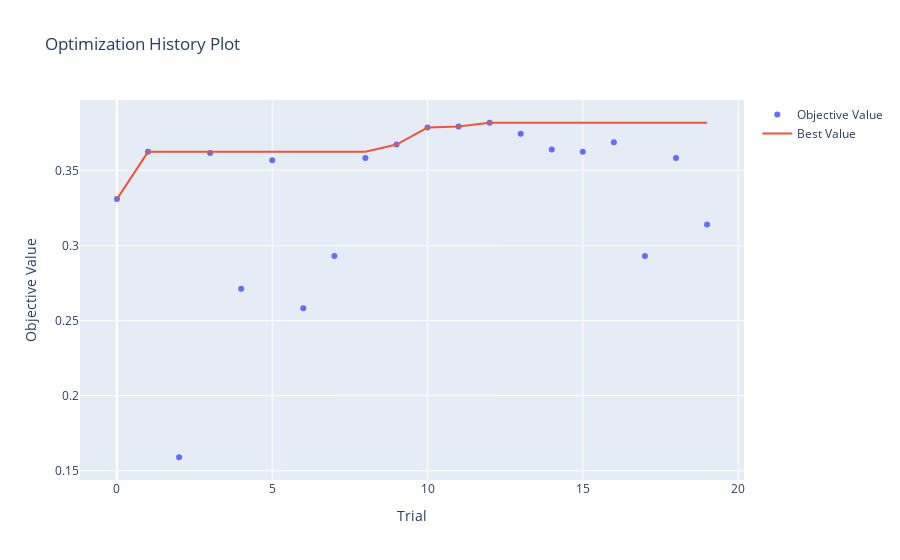
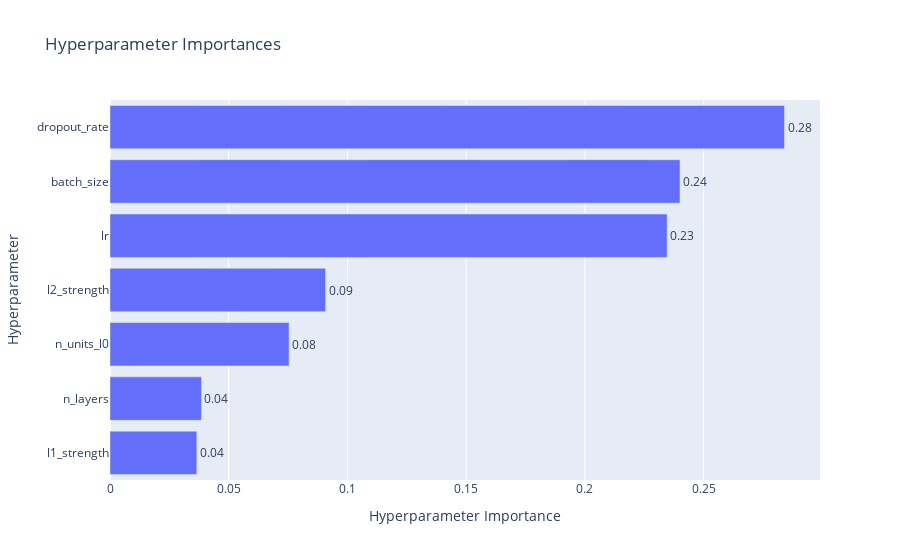
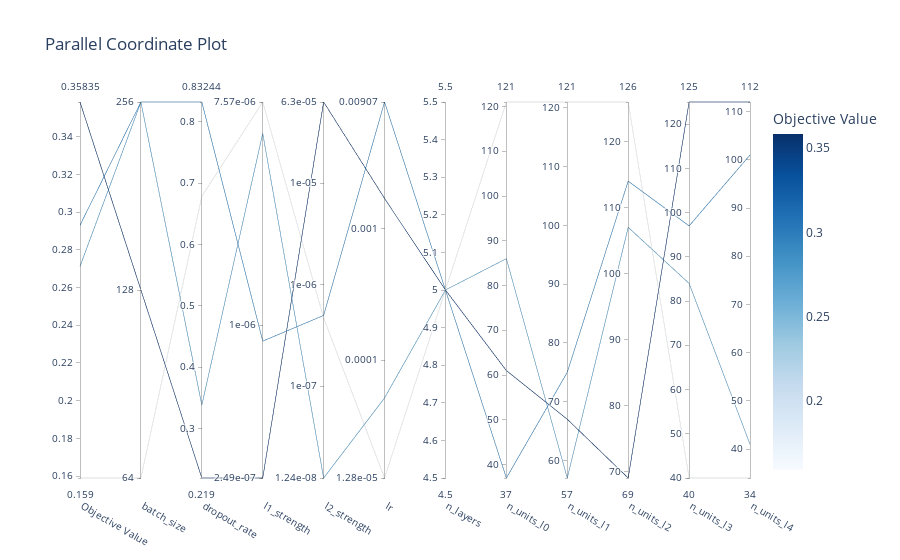

These figures' notebook cell, in order:
### Code cell
# Optuna study and model training

import torch

# Add this line at the beginning of your script
torch.set_float32_matmul_precision('medium')

import optuna
from optuna.visualization import (
    plot_optimization_history,
    plot_param_importances,
    plot_parallel_coordinate,
    plot_intermediate_values
)

# Your existing code for creating and optimizing the study
study = optuna.create_study(direction='maximize', sampler=optuna.samplers.TPESampler())
study.optimize(objective, n_trials=20, timeout=3600)  # 1 hour timeout

# Print best hyperparameters and score
print('Best trial:')
trial = study.best_trial
print('  Value: ', trial.value)
print('  Params: ')
for key, value in trial.params.items():
    print('    {}: {}'.format(key, value))

# Create and display visualizations
fig = plot_optimization_history(study)
fig.show()

fig = plot_param_importances(study)
fig.show()

fig = plot_parallel_coordinate(study)
fig.show()

fig = plot_intermediate_values(study)
fig.show()


# Train final model with best hyperparameters
best_params = study.best_params
best_model = MLPModel(
    input_dim=X_train_tensor.shape[1],
    output_dim=num_classes,
    hidden_layers=[best_params[f'n_units_l{i}'] for i in range(best_params['n_layers'])],
    lr=best_params['lr'],
    dropout_rate=best_params['dropout_rate']
)

# Create DataLoader with best batch size
best_batch_size = best_params['batch_size']
train_loader = DataLoader(train_dataset, batch_size=best_batch_size, shuffle=True)
val_loader = DataLoader(val_dataset, batch_size=best_batch_size, shuffle=False)

# Create the metrics callback
metrics_callback = MetricsCallback()

final_trainer = pl.Trainer(
    max_epochs=10,
    accelerator='gpu' if torch.cuda.is_available() else 'cpu',
    devices=1,
    enable_progress_bar=True,
    logger=True,
    callbacks=[metrics_callback]  # Add the metrics callback here
)

final_trainer.fit(best_model, train_loader, val_loader)

print("Final training completed.")
print(final_trainer.callback_metrics)

# Access specific metrics
val_loss = final_trainer.callback_metrics['val_loss'].item()
val_acc = final_trainer.callback_metrics['val_acc'].item()
print(f"Final Validation Loss: {val_loss:.4f}")
print(f"Final Validation Accuracy: {val_acc:.4f}")

### Figure 1 — Plotly figure (JSON) as saved in the notebook; plotly's stock layout.template omitted (floating-point values rounded to 4 significant figures)
{"data": [{"mode": "markers", "name": "Objective Value", "type": "scatter", "x": [0, 1, 2, 3, 4, 5, 6, 7, 8, 9, 10, 11, 12, 13, 14, 15, 16, 17, 18, 19], "y": [0.3309, 0.3624, 0.159, 0.3616, 0.2712, 0.3567, 0.2583, 0.293, 0.3584, 0.3672, 0.3785, 0.3793, 0.3818, 0.3745, 0.364, 0.3624, 0.3688, 0.293, 0.3584, 0.314]}, {"mode": "lines", "name": "Best Value", "type": "scatter", "x": [0, 1, 2, 3, 4, 5, 6, 7, 8, 9, 10, 11, 12, 13, 14, 15, 16, 17, 18, 19], "y": [0.3309, 0.3624, 0.3624, 0.3624, 0.3624, 0.3624, 0.3624, 0.3624, 0.3624, 0.3672, 0.3785, 0.3793, 0.3818, 0.3818, 0.3818, 0.3818, 0.3818, 0.3818, 0.3818, 0.3818]}, {"marker": {"color": "#cccccc"}, "mode": "markers", "name": "Infeasible Trial", "showlegend": false, "type": "scatter", "x": [], "y": []}], "layout": {"title": {"text": "Optimization History Plot"}, "xaxis": {"title": {"text": "Trial"}}, "yaxis": {"title": {"text": "Objective Value"}}}}

### Figure 2 — Plotly figure (JSON) as saved in the notebook; plotly's stock layout.template omitted (floating-point values rounded to 4 significant figures)
{"data": [{"cliponaxis": false, "hovertemplate": ["l1_strength (FloatDistribution): 0.0365671828792177<extra></extra>", "n_layers (IntDistribution): 0.03852029557923968<extra></extra>", "n_units_l0 (IntDistribution): 0.07540547246613452<extra></extra>", "l2_strength (FloatDistribution): 0.09078156215035388<extra></extra>", "lr (FloatDistribution): 0.2346218422756935<extra></extra>", "batch_size (CategoricalDistribution): 0.2400519757251358<extra></extra>", "dropout_rate (FloatDistribution): 0.284051668924225<extra></extra>"], "name": "Objective Value", "orientation": "h", "text": ["0.04", "0.04", "0.08", "0.09", "0.23", "0.24", "0.28"], "textposition": "outside", "type": "bar", "x": [0.03657, 0.03852, 0.07541, 0.09078, 0.2346, 0.2401, 0.2841], "y": ["l1_strength", "n_layers", "n_units_l0", "l2_strength", "lr", "batch_size", "dropout_rate"]}], "layout": {"title": {"text": "Hyperparameter Importances"}, "xaxis": {"title": {"text": "Hyperparameter Importance"}}, "yaxis": {"title": {"text": "Hyperparameter"}}}}

### Figure 3 — Plotly figure (JSON) as saved in the notebook; plotly's stock layout.template omitted (floating-point values rounded to 4 significant figures)
{"data": [{"dimensions": [{"label": "Objective Value", "range": [0.159, 0.3584], "values": [0.159, 0.3584, 0.2712, 0.293]}, {"label": "batch_size", "range": [0, 2], "ticktext": ["64", "128", "256"], "tickvals": [0, 1, 2], "values": [0, 1, 2, 2]}, {"label": "dropout_rate", "range": [0.219, 0.8324], "values": [0.6785, 0.219, 0.3379, 0.8324]}, {"label": "l1_strength", "range": [-6.603, -5.121], "ticktext": ["2.49e-07", "1e-06", "7.57e-06"], "tickvals": [-6.603, -6, -5.121], "values": [-5.121, -6.603, -5.245, -6.064]}, {"label": "l2_strength", "range": [-7.905, -4.2], "ticktext": ["1.24e-08", "1e-07", "1e-06", "1e-05", "6.3e-05"], "tickvals": [-7.905, -7, -6, -5, -4.2], "values": [-6.328, -4.2, -7.905, -6.303]}, {"label": "lr", "range": [-4.893, -2.043], "ticktext": ["1.28e-05", "0.0001", "0.001", "0.00907"], "tickvals": [-4.893, -4, -3, -2.043], "values": [-4.893, -2.773, -4.286, -2.043]}, {"label": "n_layers", "range": [5, 5], "values": [5, 5, 5, 5]}, {"label": "n_units_l0", "range": [37, 121], "values": [121, 61, 86, 37]}, {"label": "n_units_l1", "range": [57, 121], "values": [121, 67, 57, 75]}, {"label": "n_units_l2", "range": [69, 126], "values": [126, 69, 107, 114]}, {"label": "n_units_l3", "range": [40, 125], "values": [40, 125, 84, 97]}, {"label": "n_units_l4", "range": [34, 112], "values": [34, 112, 41, 101]}], "labelangle": 30, "labelside": "bottom", "line": {"color": [0.159, 0.3584, 0.2712, 0.293], "colorbar": {"title": {"text": "Objective Value"}}, "colorscale": [[0, "rgb(247,251,255)"], [0.125, "rgb(222,235,247)"], [0.25, "rgb(198,219,239)"], [0.375, "rgb(158,202,225)"], [0.5, "rgb(107,174,214)"], [0.625, "rgb(66,146,198)"], [0.75, "rgb(33,113,181)"], [0.875, "rgb(8,81,156)"], [1, "rgb(8,48,107)"]], "reversescale": false, "showscale": true}, "type": "parcoords"}], "layout": {"title": {"text": "Parallel Coordinate Plot"}}}
